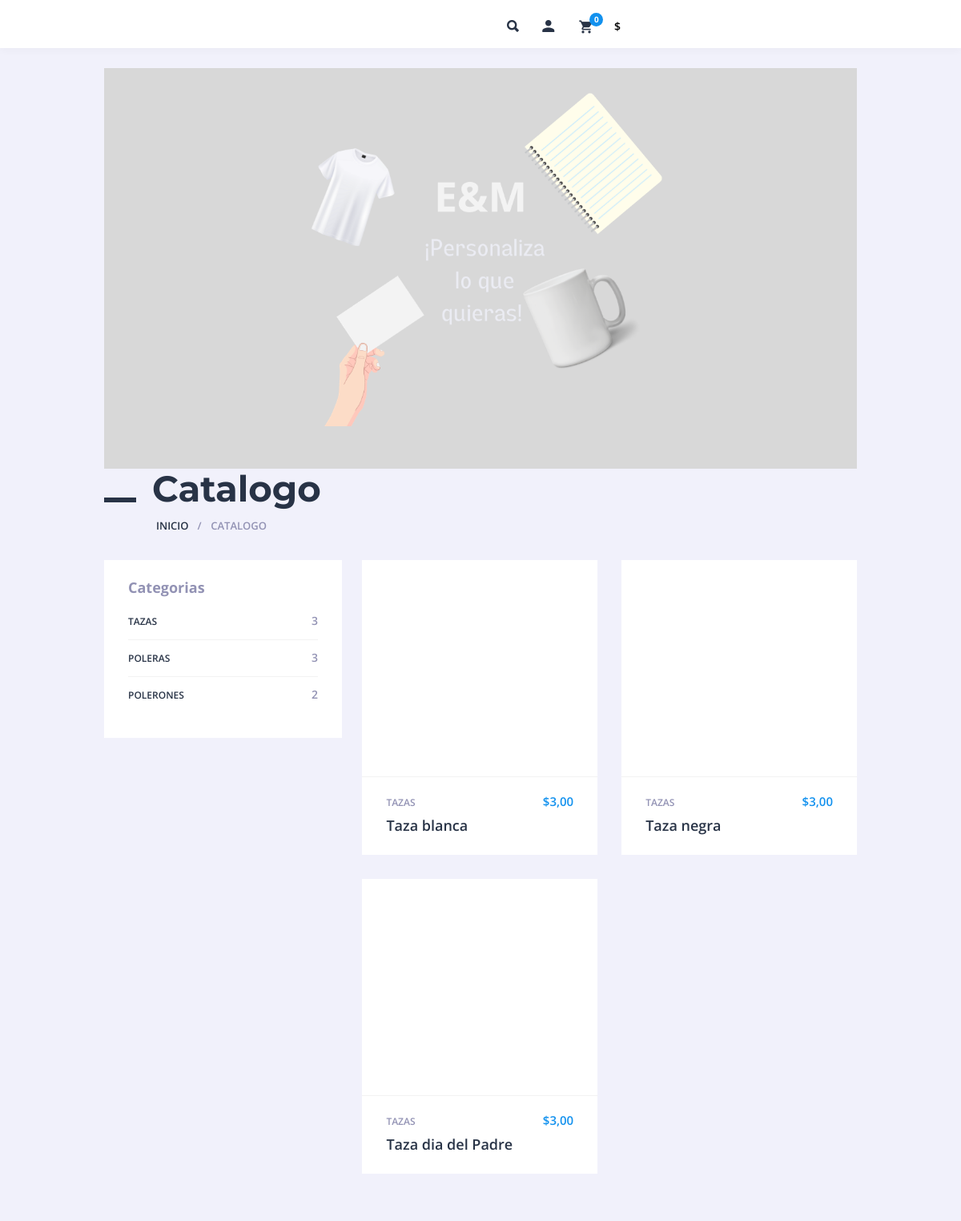
The app's page /productosPorCategoria/1 with its own data.
### modelapp/models.py (models this page shows, shortened)
class Categoria(models.Model):
    nombre = models.CharField(max_length=100)
    def __str__(self):
        return self.nombre

class Producto(models.Model):
    nombre = models.CharField(max_length=255)
    imagen = models.ImageField(upload_to='productos/')
    precio = models.DecimalField(max_digits=10, decimal_places=2)
    stock = models.PositiveIntegerField()
    descripcion = models.TextField()
    categoria = models.ForeignKey(Categoria, on_delete=models.CASCADE)

### modelapp/views.py (the view)
# urls.py: path('productosPorCategoria/<int:categoria_id>',views.productoPorCategoria,name='productosPorCategoria'),
def productoPorCategoria(request,categoria_id):
    objCategoria = Categoria.objects.get(pk=categoria_id)
    productos = objCategoria.producto_set.all()
    categorias = Categoria.objects.all()
    context = {
        "productos": productos,
        "categorias": categorias
        }
    return render(request,'index.html',context)

### modelapp/templates/index.html (shortened to what this page needs)
{% extends 'layout.html' %}
{% block content %}
    <header id="inicio" class="jumbotron jumbotron-fluid text-center">
    </header>
        <div class="section-top">
            <h1 class="maincont-ttl">Catalogo</h1>
            <ul class="b-crumbs">
                <li><a href="/">Inicio</a></li>
                <li>Catalogo</li>
            </ul>
        </div>
        <div class="section-wrap-withsb">
            <aside class="blog-sb-widgets section-sb" id="section-sb">
                <div class="theiaStickySidebar">
                    <div class="section-filter">
                        <div class="section-filter">
                            {% include 'includes/catalogo/categorias.html' %}
                        </div>
                    </div>
                </div>
            </aside>        <div class="section-list-withsb" id="section-list-withsb">
            <div class="theiaStickySidebar">
                {% include 'includes/catalogo/catalogo.html' %}
            </div>
        </div>
        </div>
{% endblock %}

### modelapp/templates/includes/catalogo/categorias.html
<div class="blog-sb-widget multishopcategories_widget">
    <h3 class="widgettitle">Categorias</h3>
    <div class="section-sb-current">
        <ul class="section-sb-list">
            {% for categoria in categorias %}
            <li>
                <a href="{%url 'web:productosPorCategoria' categoria.id %}">
                    <span class="section-sb-label">{{categoria.nombre}}
                        <span class="count">{{categoria.producto_set.all.count}}</span>
                    </span>
                </a>
            </li>
            {% endfor %}
        </ul>
    </div>
</div>

### modelapp/templates/includes/catalogo/catalogo.html (shortened to what this page needs)
<div class="row prod-items prod-items-2">
    {% for producto in productos %}
    <article class="cf-sm-6 cf-md-6 cf-lg-6 col-xs-6 col-sm-6 col-md-6 col-lg-6 sectgl-item">
        <div class="sectgl prod-i">
            <div class="prod-i-top">
                <a class="prod-i-img" href="{% url 'web:producto' producto.id %}">
                </a>
            </div>
            <div class="prod-i-bot">
                <div class="prod-i-info">
                    <p class="prod-i-price">${{producto.precio}}
                    </p>
                    <p class="prod-i-categ"><a href="{%url 'web:productosPorCategoria' producto.categoria.id %}">{{producto.categoria}}</a></p>
                </div>
                <h3 class="prod-i-ttl"><a href="{% url 'web:producto' producto.id %}">{{producto.nombre}}</a></h3>
            </div>
        </div>
    </article>
    {% endfor %}
</div>

### modelapp/static/css/media.css (style rules this page uses)
.cf-lg-2:nth-child(6n+1), .cf-lg-3:nth-child(4n+1), .cf-lg-4:nth-child(3n+1), .cf-lg-6:nth-child(2n+1) { clear: left; }
@media only screen and (max-width : 1220px) { .cf-md-2:nth-child(n), .cf-md-3:nth-child(n), .cf-md-4:nth-child(n), .cf-md-6:nth-child(n) { clear: none; } }
@media only screen and (max-width : 1220px) { .cf-md-2:nth-child(6n+1), .cf-md-3:nth-child(4n+1), .cf-md-4:nth-child(3n+1), .cf-md-6:nth-child(2n+1) { clear: left; } }

### records on screen
Categoria: nombre "TAZAS", producto_set.all.count "3"
Categoria: nombre "POLERAS", producto_set.all.count "3"
Categoria: nombre "POLERONES", producto_set.all.count "2"
Producto: precio "3,00", categoria "TAZAS", nombre "Taza blanca"
Producto: precio "3,00", categoria "TAZAS", nombre "Taza negra"
Producto: precio "3,00", categoria "TAZAS", nombre "Taza dia del Padre"

### other values on screen
{{ request.session.cart.items|length }} "0"
